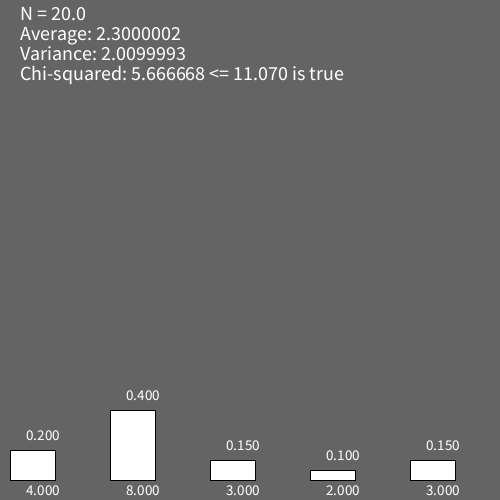
Frame 1 (no input)
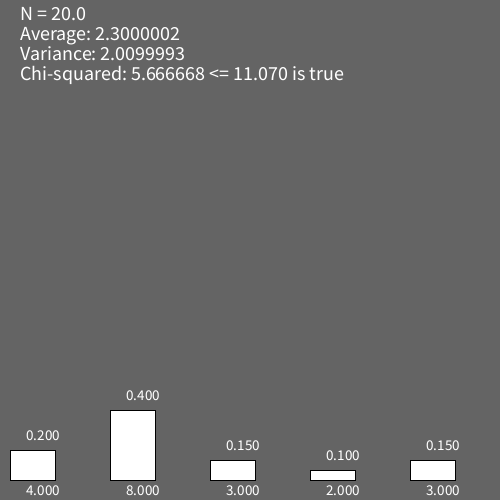
Frame 60 (the mouse pressed at the canvas centre just before this capture)
Frame 120 (the mouse held since frame 60 and released just before this capture): identical to frame 60, image omitted

The Processing sketch that drew these frames (run headless with seeded random() and noise(); from frame 60 on, the mouse is pressed at the canvas centre):

// Processing sketch: Task11
// ── Task11.pde
int m = 5;
float N = 20; //10, 100, 1000, 10000 
float n[] = new float[m];
float p_[] = new float[m];
float fr[] = new float[m];
float p[] = {0.1, 0.3, 0.1, 0.2, 0.3};
float E = 0;
float Var = 0;
float E_ = 0;
float D_ = 0;
float dE = 0;
float dD = 0;
float Xi = 0;

String sign = "";
String TF = "true";

void setup() {
  size(500, 500);
  textSize(20);
  alg();
}

void draw() {
  textSize(20);
  background(100);
  text("N = " + N, 20, 20);  
  text("Average: " + E, 20, 40);
  text("Variance: " + Var, 20, 60);
  text("Chi-squared: " + Xi + sign + "11.070" +  " is " + TF, 20, 80);
  
  textSize(15);
  for(int i = 0; i < m; i++) {
    if(n[i] * 10 <= 440) {
      text(fr[i], (i * (500 / m)) + 23, height - ((n[i] * 10) + 20));
      rect((i * (500 / m)) + 10, (height - n[i] * 10) - 10, 45, n[i] * 10 - 10);
    } else {
      text(fr[i], (i * (500 / m)) + 23, height - (440 + 20));
      rect((i * (500 / m)) + 10, (height - 440) - 10, 45, 430);
    }
    text(n[i], (i * (500 / m)) + 23, 495);
  }
  
}

void alg() {
  for(int i = 0; i < N; i++) {
   int k = int(random(m));
   n[k]++;
  }
  
  for(int i =0; i < m; i++) {
    fr[i] = n[i] / N;
  }
  
  for (int i = 0; i < p.length; i++) {
    E += (p[i] * i);
  }
  
  for (int i = 0; i < p.length; i++) {
    Var += (p[i] * i * i);
  }
  Var -= E * E;
  
  for (int i = 0; i < p_.length; i++) {
    p_[i] = n[i] / N;
  }
  
  for (int i = 0; i < p_.length; i++) {
    E_ += (p_[i] * i);
  }
  
  for (int i = 0; i < p_.length; i++) {
    D_ += (p_[i] * i * i);
  }
  D_ -= E_ * E_;
  
  dE = (E_ - E) / E;
  dD = (D_ - Var) / Var;
  
  for (int i = 0; i < p.length; i++) {
    Xi += (n[i] * n[i] )/ (N * p[i]);
  }
  Xi -= N;
  
  if (Xi > 11.070) {
   sign = " > ";
   TF = "false";
  } else {
   sign = " <= ";
   TF = "true";
  }
}
